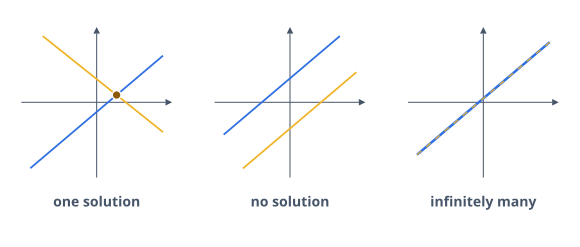

This chart was generated by the following Python code:
"""7.6 The picture chapter 5 was promised: the three solution counts of a 2x2 linear system.
Carries no digits at all, so it cannot collide with any problem."""
import sys, pathlib
sys.path.insert(0, str(pathlib.Path(__file__).resolve().parents[1]))
from manim import *
from manim_figs import Fig, BLUE, GOLD_MID, GOLD_DEEP, SLATE, HAIRLINE, GREY_LINE, WHITE

FW, FH = 15.0, 6.4
f = Fig(width=580, frame_width=FW, frame_height=FH, aria=(
    "Three panels of axes side by side. In the first, two lines cross at a single marked point, "
    "labelled one solution. In the second, two parallel lines never meet, labelled no solution. "
    "In the third, one line is drawn twice with a dashed stroke over a solid one, labelled "
    "infinitely many."))

R = 1.95                      # panel half-size
CENTRES = (-5.0, 0.0, 5.0)
Y0 = 0.55                     # panels sit above their labels


def axes_at(cx):
    g = VGroup()
    g.add(Arrow([cx - R, Y0, 0], [cx + R, Y0, 0], buff=0, color=SLATE,
                stroke_width=2.6, max_tip_length_to_length_ratio=0.09, tip_length=0.17))
    g.add(Arrow([cx, Y0 - R, 0], [cx, Y0 + R, 0], buff=0, color=SLATE,
                stroke_width=2.6, max_tip_length_to_length_ratio=0.09, tip_length=0.17))
    return g


def seg(cx, m, b, colour, width=4.6, dashed=False):
    """The part of y = m*x + b inside the panel, clipped to the panel box."""
    xs, ys = [], []
    lo, hi = -R * 0.88, R * 0.88
    for x in (lo, hi):
        y = m * x + b
        if abs(y) <= R * 0.88:
            xs.append(x); ys.append(y)
    for y in (-R * 0.88, R * 0.88):
        if m != 0:
            x = (y - b) / m
            if abs(x) <= R * 0.88:
                xs.append(x); ys.append(y)
    pts = sorted(zip(xs, ys))
    (x1, y1), (x2, y2) = pts[0], pts[-1]
    a = [cx + x1, Y0 + y1, 0]
    z = [cx + x2, Y0 + y2, 0]
    if dashed:
        return DashedLine(a, z, color=colour, stroke_width=width, dash_length=0.16)
    return Line(a, z, color=colour, stroke_width=width)


# panel one, two lines crossing once
f.add(axes_at(CENTRES[0]))
f.add(seg(CENTRES[0], 0.85, -0.25, BLUE), seg(CENTRES[0], -0.8, 0.6, GOLD_MID))
xc = (0.6 - -0.25) / (0.85 - -0.8)
f.add(Dot([CENTRES[0] + xc, Y0 + 0.85 * xc - 0.25, 0], radius=0.13, color=WHITE, stroke_width=0),
      Dot([CENTRES[0] + xc, Y0 + 0.85 * xc - 0.25, 0], radius=0.095, color=GOLD_DEEP, stroke_width=0))

# panel two, parallel, never meeting
f.add(axes_at(CENTRES[1]))
f.add(seg(CENTRES[1], 0.85, 0.62, BLUE), seg(CENTRES[1], 0.85, -0.68, GOLD_MID))

# panel three, one line drawn twice
f.add(axes_at(CENTRES[2]))
f.add(seg(CENTRES[2], 0.85, 0.1, BLUE, width=6.4))
f.add(seg(CENTRES[2], 0.85, 0.1, GOLD_MID, width=3.0, dashed=True))

for cx, word in zip(CENTRES, ("one solution", "no solution", "infinitely many")):
    f.label([cx, Y0 - R - 0.62, 0], word, size=14, weight=700, color=SLATE)

print(f.write(str(pathlib.Path(__file__).parent / "fig_7_6.svg")))
